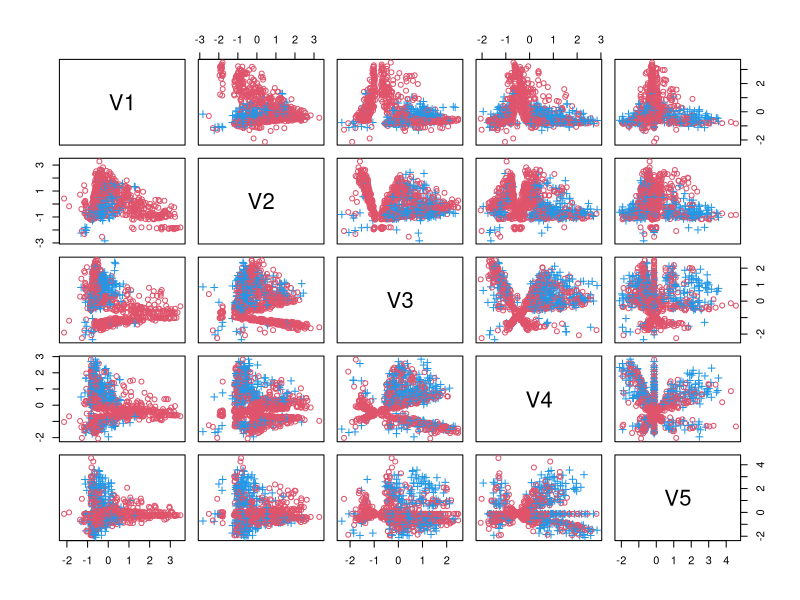
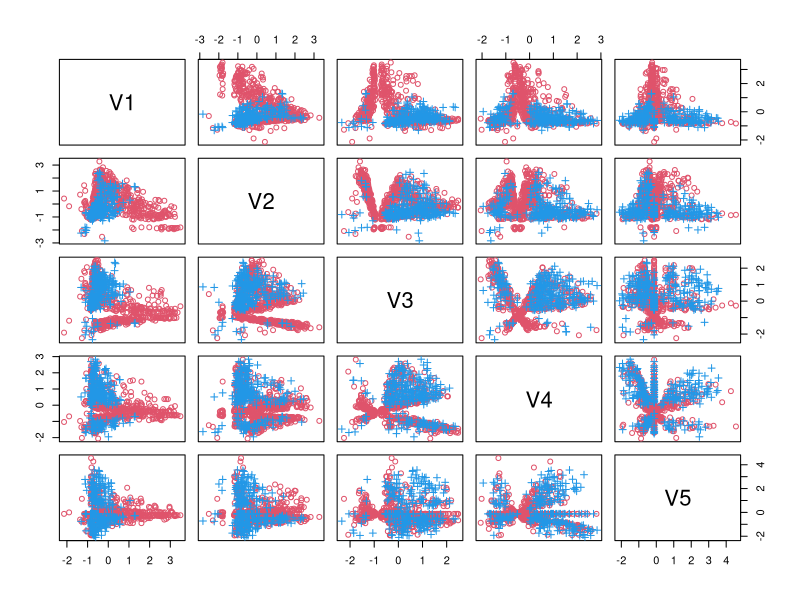
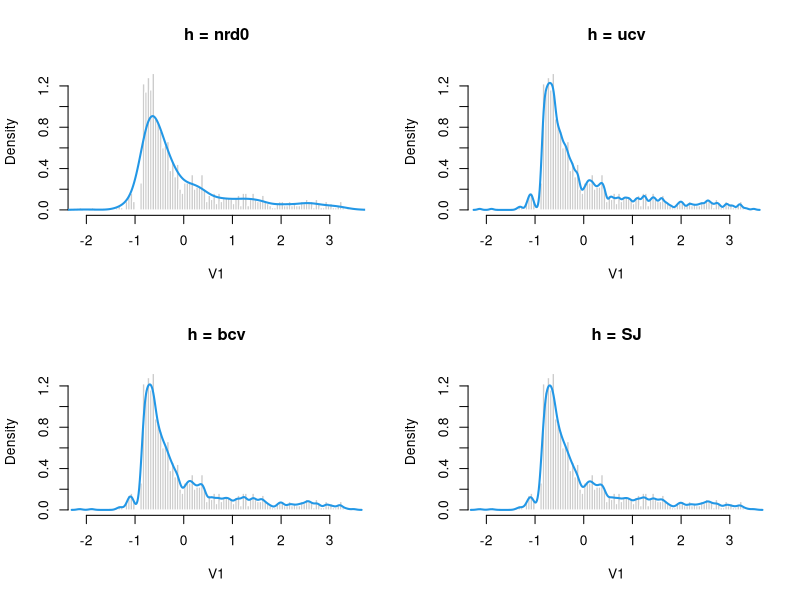
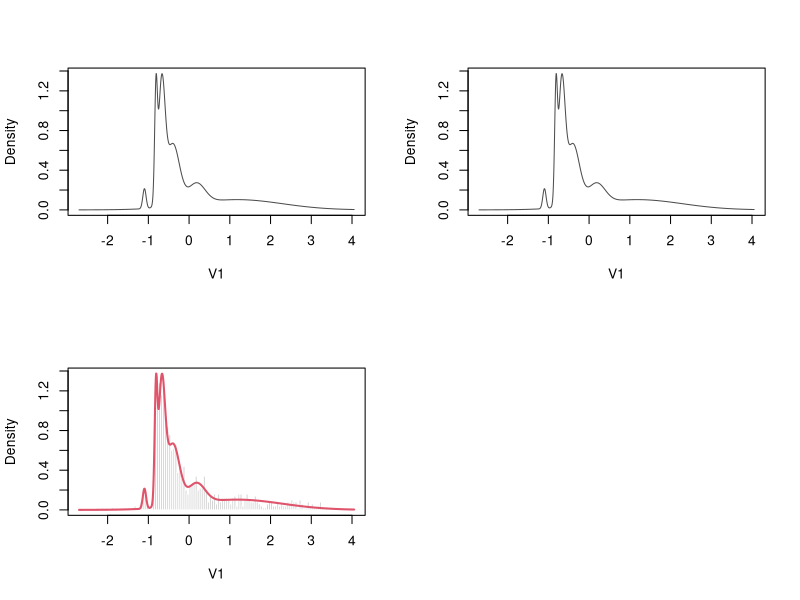
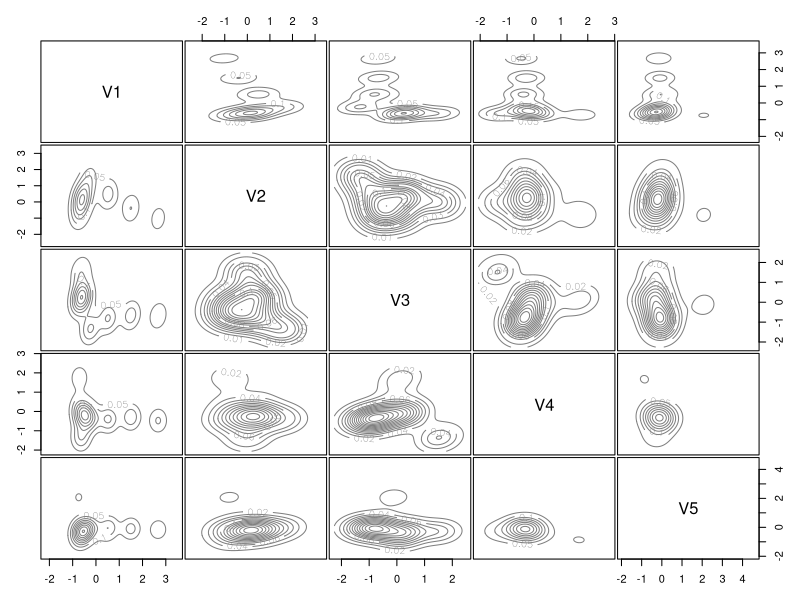
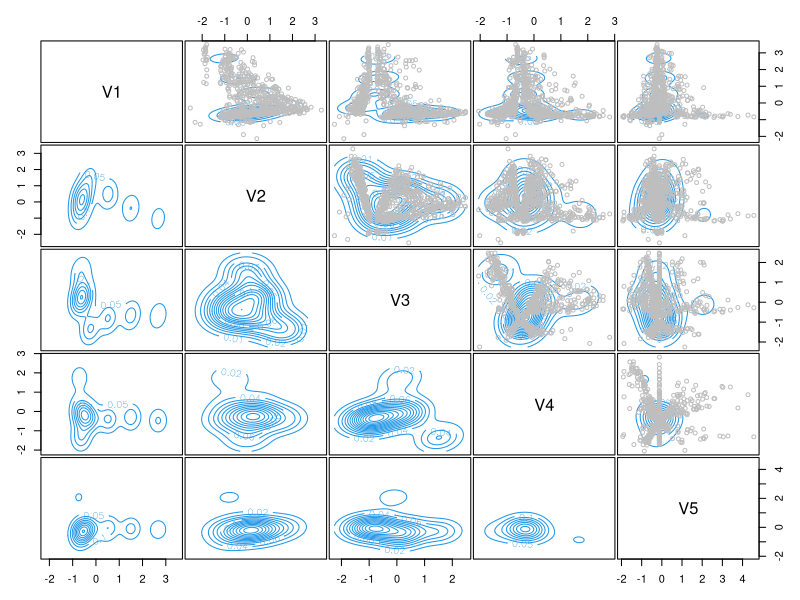
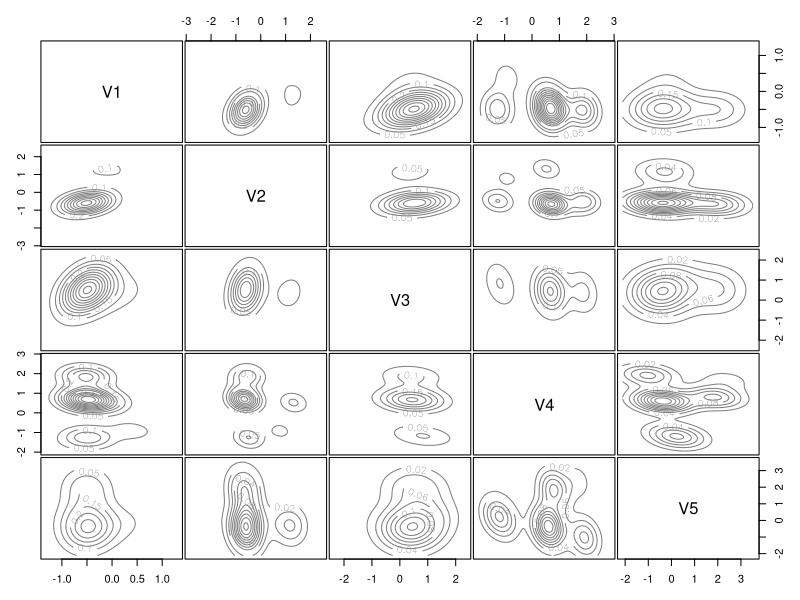
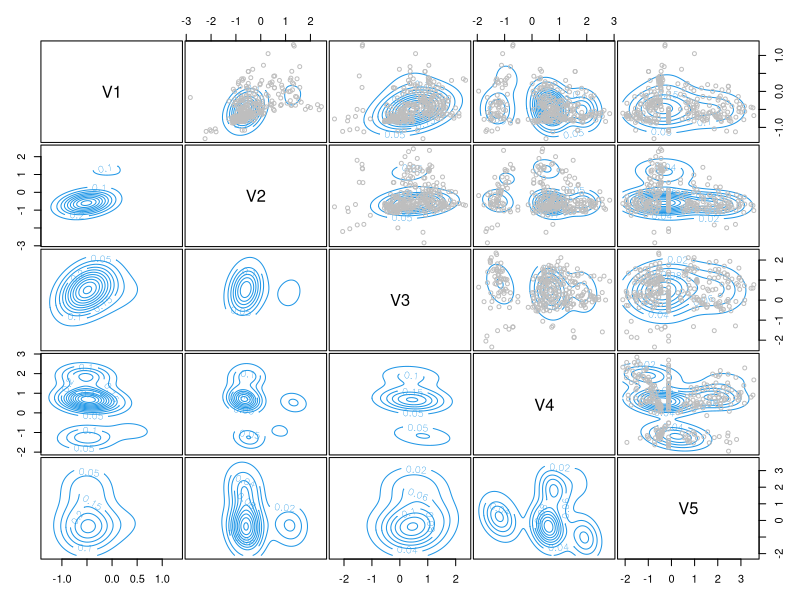

These charts were generated, in order, by the following R code:
## ---- chunk 1
knitr::opts_chunk$set(echo = TRUE)
## ---- chunk 2
phoneme = read.csv("phoneme.csv", stringsAsFactors=TRUE)
head(phoneme)
## ---- chunk 3
with(phoneme, pairs(phoneme[,-6], col=c(2,4)[Class], pch=c(1,3)[Class]))
## ---- chunk 4
library(mclust)
## ---- chunk 5
phoneme <- if(nrow(phoneme[phoneme$Class==phoneme$Class[1],]) > nrow(phoneme)/2){
  phoneme <- phoneme[order(phoneme$Class),]
} else phoneme[order(phoneme$Class, decreasing=TRUE),]
  
with(phoneme, pairs(phoneme[,-6], col=c(2,4)[Class], pch=c(1,3)[Class]))
## ---- chunk 6
V1 <- phoneme$V1

par(mfrow=c(2,2))
for(bw in c("nrd0", "ucv", "bcv", "SJ")) {
   hist(V1, freq=FALSE, breaks=100, 
        col="gray80", border="white",
        main=paste0("h = ", bw), xlab="V1")
   lines(density(V1, bw=bw), col=4, lwd=2)
}
## ---- chunk 7
(best <- densityMclust(V1, G=1:20))
## ---- chunk 8
r = densityMclust(V1, G=6, modelNames="V")
plot(r, V1, "density", breaks=100, lwd=2, col=2)
## ---- chunk 9
(r1e <- densityMclust(phoneme[phoneme$Class=="Nasal",-6], G=1:9, modelNames="EEE"))
plot(r1e, phoneme[phoneme$Class=="Nasal",-6], what="density", col=4, points.col="grey")
(r2e <- densityMclust(phoneme[phoneme$Class=="Oral",-6], G=1:9, modelNames="EEE"))
plot(r2e, phoneme[phoneme$Class=="Oral",-6], what="density", col=4, points.col="grey")
## ---- chunk 10
r1v <- densityMclust(phoneme[,-6], G=1:9, modelNames="VVV")
plot(r1v, phoneme[phoneme$Class=="Nasal",-6], what="density", col=4, points.col="grey")
r2v <- densityMclust(phoneme[phoneme$Class=="Oral",-6], G=1:9, modelNames="VVV")
plot(r2e, phoneme[phoneme$Class=="Oral",-6], what="density", col=4, points.col="grey")
## ---- chunk 11
p = 1/nrow(phoneme)
(mean(predict(r1e, phoneme[phoneme$Class=="Nasal", -6]) < 0.5))
(mean(predict(r2e, phoneme[phoneme$Class=="Oral", -6]) < 0.5))
(mean(predict(r1v, phoneme[phoneme$Class=="Nasal", -6]) < 0.5))
(mean(predict(r2v, phoneme[phoneme$Class=="Oral", -6]) < 0.5))
## ---- chunk 12
r = kmeans(phoneme[,-6], centers=2)
with(phoneme[,-6], plot(phoneme[,-6], col=r$cluster+1, main="K = 2"))
points(r$centers, col=2:3, pch=19, cex=2)
## ---- chunk 13
set.seed(769)
ari = double(5)
for(k in 2:9) {
  r = kmeans(phoneme[,-6], centers=k)
  ari[k-1] = adjustedRandIndex(phoneme$Class, r$cluster)
}
ari
## ---- chunk 14
r = Mclust(phoneme[, -6], G=2, modelNames="VVV")
plot(r, "uncertainty")

ari = double(5)
for(k in 2:9) {
  r = Mclust(phoneme[,-6], G=k, modelNames="VVV")
  ari[k-1] = adjustedRandIndex(phoneme$Class, r$classification)
}
ari
## ---- chunk 15
d = dist(phoneme[, -6])
r1 = hclust(d)
names(r1)
plot(r1, cex.axis=1.5, cex.lab=1.5, cex.main=1.5) 

r2 = hclust(d, method="single") 
names(r2)
plot(r2, cex.axis=1.5, cex.lab=1.5, cex.main=1.5) 
## ---- chunk 16
r = hclust(d)

ari = double(5)
for(k in 2:9) {
  r = hclust(d)
  cutree(r, k)
  ari[k-1] = adjustedRandIndex(phoneme$Class, cutree(r, k))
}
ari

r = hclust(d)

ari = double(5)
for(k in 2:9) {
  r = hclust(d, method="single")
  cutree(r, k)
  ari[k-1] = adjustedRandIndex(phoneme$Class, cutree(r, k))
}
ari
## ---- chunk 17
single <- function(d) {
  hclust(d, method="single")
}

heatmap(as.matrix(phoneme[, -6]), scale="column", distfun=dist, hclustfun=hclust,
        margins=c(15,5))

heatmap(as.matrix(phoneme[, -6]), scale="column", distfun=dist, hclustfun=single,
        margins=c(15,5))
